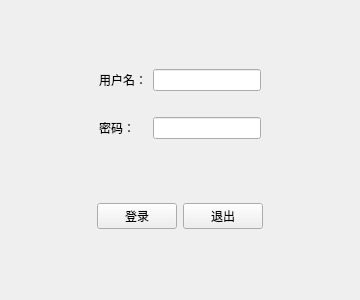
<?xml version="1.0" encoding="UTF-8"?>
<ui version="4.0">
 <class>MainWindow</class>
 <widget class="QMainWindow" name="MainWindow">
  <property name="geometry">
   <rect>
    <x>0</x>
    <y>0</y>
    <width>360</width>
    <height>300</height>
   </rect>
  </property>
  <property name="minimumSize">
   <size>
    <width>360</width>
    <height>300</height>
   </size>
  </property>
  <property name="maximumSize">
   <size>
    <width>360</width>
    <height>300</height>
   </size>
  </property>
  <property name="windowTitle">
   <string>MainWindow</string>
  </property>
  <widget class="QWidget" name="centralWidget">
   <layout class="QVBoxLayout" name="verticalLayout">
    <item>
     <widget class="QWidget" name="widget" native="true">
      <property name="sizePolicy">
       <sizepolicy hsizetype="Preferred" vsizetype="Fixed">
        <horstretch>0</horstretch>
        <verstretch>0</verstretch>
       </sizepolicy>
      </property>
      <layout class="QGridLayout" name="gridLayout">
       <property name="leftMargin">
        <number>0</number>
       </property>
       <property name="topMargin">
        <number>0</number>
       </property>
       <property name="rightMargin">
        <number>0</number>
       </property>
       <property name="bottomMargin">
        <number>0</number>
       </property>
       <item row="0" column="3">
        <spacer name="horizontalSpacer_2">
         <property name="orientation">
          <enum>Qt::Horizontal</enum>
         </property>
         <property name="sizeHint" stdset="0">
          <size>
           <width>40</width>
           <height>20</height>
          </size>
         </property>
        </spacer>
       </item>
       <item row="1" column="2">
        <spacer name="verticalSpacer">
         <property name="orientation">
          <enum>Qt::Vertical</enum>
         </property>
         <property name="sizeHint" stdset="0">
          <size>
           <width>20</width>
           <height>20</height>
          </size>
         </property>
        </spacer>
       </item>
       <item row="0" column="1">
        <widget class="QLabel" name="label">
         <property name="text">
          <string>用户名：</string>
         </property>
        </widget>
       </item>
       <item row="2" column="1">
        <widget class="QLabel" name="label_2">
         <property name="text">
          <string>密码：</string>
         </property>
        </widget>
       </item>
       <item row="0" column="2">
        <widget class="QLineEdit" name="lineEdit"/>
       </item>
       <item row="2" column="2">
        <widget class="QLineEdit" name="lineEdit_2"/>
       </item>
       <item row="0" column="0">
        <spacer name="horizontalSpacer">
         <property name="orientation">
          <enum>Qt::Horizontal</enum>
         </property>
         <property name="sizeHint" stdset="0">
          <size>
           <width>40</width>
           <height>20</height>
          </size>
         </property>
        </spacer>
       </item>
      </layout>
     </widget>
    </item>
    <item>
     <widget class="QWidget" name="widget_3" native="true">
      <property name="sizePolicy">
       <sizepolicy hsizetype="Preferred" vsizetype="Fixed">
        <horstretch>0</horstretch>
        <verstretch>0</verstretch>
       </sizepolicy>
      </property>
      <layout class="QHBoxLayout" name="horizontalLayout_3">
       <property name="leftMargin">
        <number>0</number>
       </property>
       <property name="topMargin">
        <number>0</number>
       </property>
       <property name="rightMargin">
        <number>0</number>
       </property>
       <property name="bottomMargin">
        <number>0</number>
       </property>
       <item>
        <spacer name="horizontalSpacer_3">
         <property name="orientation">
          <enum>Qt::Horizontal</enum>
         </property>
         <property name="sizeHint" stdset="0">
          <size>
           <width>40</width>
           <height>20</height>
          </size>
         </property>
        </spacer>
       </item>
       <item>
        <widget class="QPushButton" name="pushButton">
         <property name="text">
          <string>登录</string>
         </property>
        </widget>
       </item>
       <item>
        <widget class="QPushButton" name="pushButton_2">
         <property name="text">
          <string>退出</string>
         </property>
        </widget>
       </item>
       <item>
        <spacer name="horizontalSpacer_4">
         <property name="orientation">
          <enum>Qt::Horizontal</enum>
         </property>
         <property name="sizeHint" stdset="0">
          <size>
           <width>40</width>
           <height>20</height>
          </size>
         </property>
        </spacer>
       </item>
      </layout>
     </widget>
    </item>
   </layout>
  </widget>
 </widget>
 <layoutdefault spacing="6" margin="11"/>
 <resources/>
 <connections/>
</ui>
